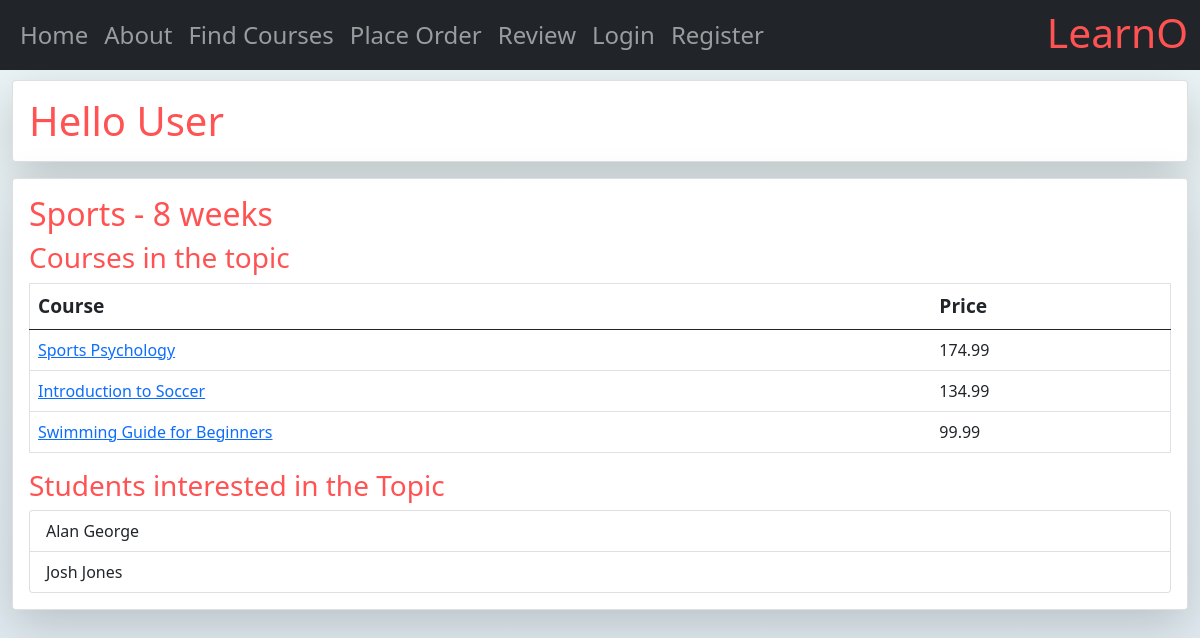
/myapp/5, run on an earlier commit of the app's database.
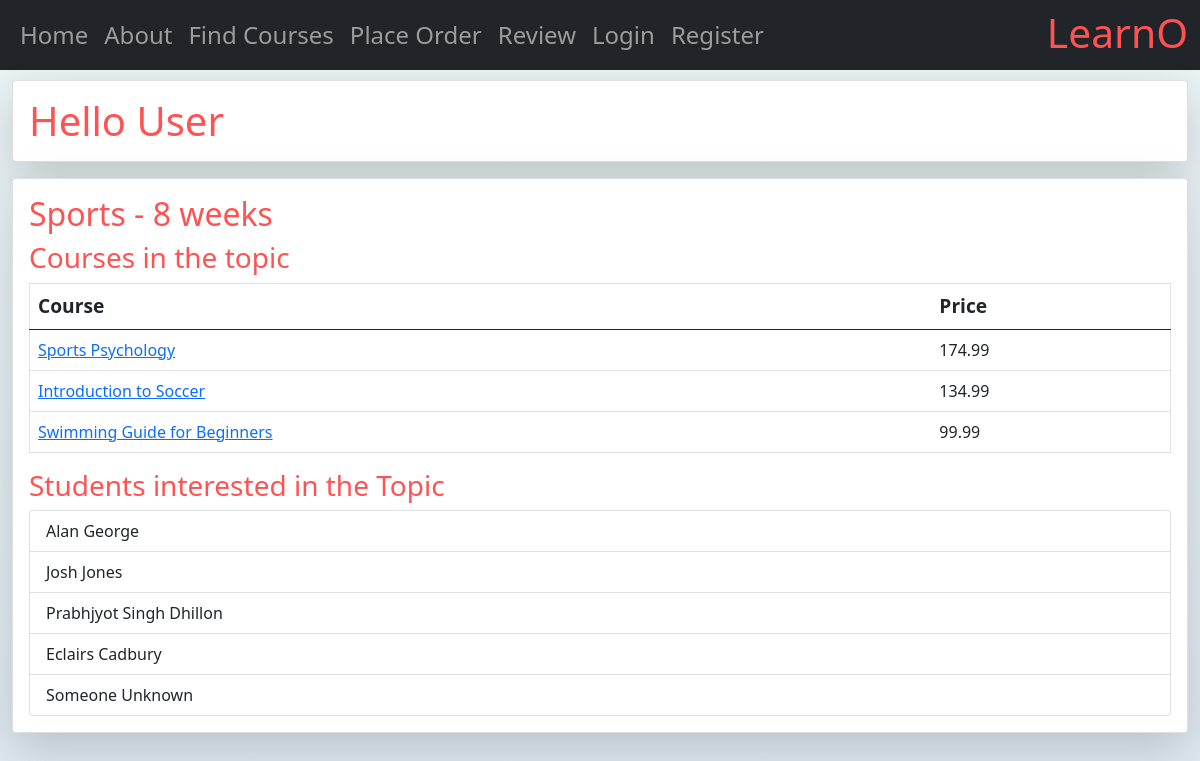
And on a later commit of the database.
### myapp/models.py (models this page shows, shortened)
class Course(models.Model):
    title = models.CharField(max_length=200)
    topic = models.ForeignKey(Topic, related_name='courses', on_delete=models.CASCADE)
    price = models.DecimalField(max_digits=10, decimal_places=2)
    for_everyone = models.BooleanField(default=True)
    description = models.TextField(blank=True)
    num_reviews = models.PositiveIntegerField(default=0)

class Student(User):
    LVL_CHOICES = [
        ('HS', 'High School'),
        ('UG', 'Undergraduate'),
        ('PG', 'Postgraduate'),
        ('ND', 'No Degree'),
    ]
    level = models.CharField(choices=LVL_CHOICES, max_length=2, default='HS')
    address = models.CharField(max_length=300, blank=True)
    province = models.CharField(max_length=2, default='ON')
    registered_courses = models.ManyToManyField(Course, blank=True)
    interested_in = models.ManyToManyField(Topic)

### myapp/views.py (the view)
# urls.py: path(r'<topic_id>', views.details, name='details'),
def details(request, topic_id):
    topic = get_object_or_404(Topic, pk=topic_id)
    return render(request, "myapp/details.html",
                  {'topic': topic, 'course_list': topic.courses.all(), 'students': topic.student_set.all()})

### myapp/templates/myapp/details.html
{% extends 'myapp/base.html' %}
{% block body_block %}
    <h2>{{ topic.name }} - {{ topic.length }} weeks</h2>
    {% if course_list %}
        <h3>Courses in the topic</h3>
        <table class="table border">
            <thead>
                <tr>
                    <th>Course</th>
                    <th>Price</th>
                </tr>
            </thead>
            <tbody>
                {% for course in course_list %}
                    <tr>
                        <td> <a href="{% url "myapp:course" course_id=course.id %}">{{course.title}}</a> </td>
                        <td> {{ course.price }} </td>
                    </tr>
                {% endfor %}
            </tbody>
        </table>
    {% else %}
        <strong>There are no available topics!</strong>
    {% endif %}
    {% if students %}
        <h3>Students interested in the Topic</h3>
        <div class="row">
            <div>
                <ol class="list-group">
                    {% for student in students %}
                        <li class="list-group-item">{{ student.first_name }} {{ student.last_name }}</li>
                    {% endfor %}
                </ol>
            </div>
        </div>
    {% else %}
        <h3>No students registered yet!</h3>
    {% endif %}
{% endblock %}

What changed in the data, as far as the page shows it:
now on this page (row unchanged): Student: first_name "Prabhjyot Singh", last_name "Dhillon"
added Student: first_name "Eclairs", last_name "Cadbury"
added Student: first_name "Someone", last_name "Unknown"
